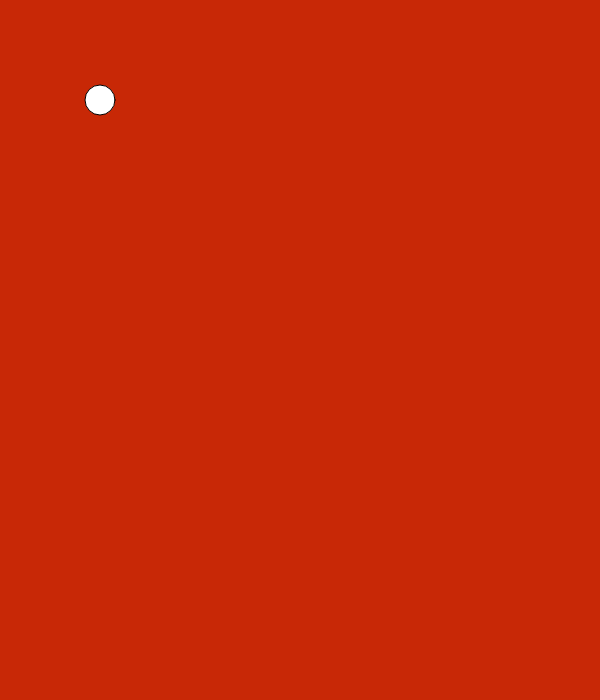
Frame 1 (no input)
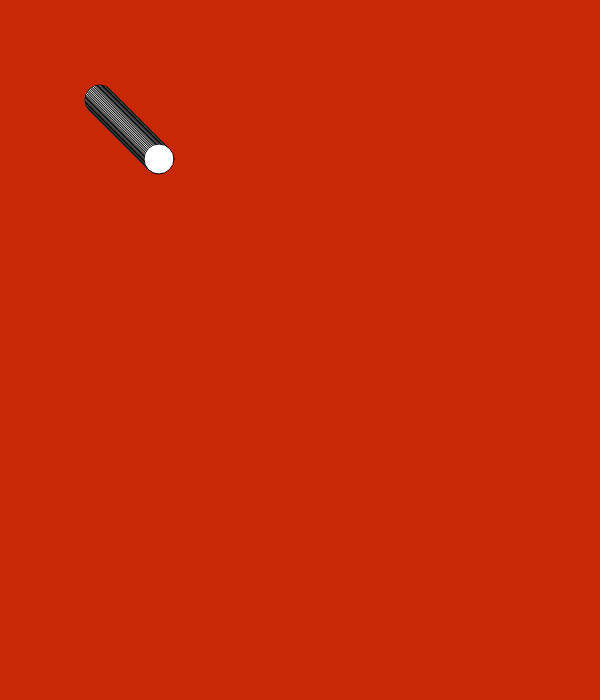
Frame 60 (no input)
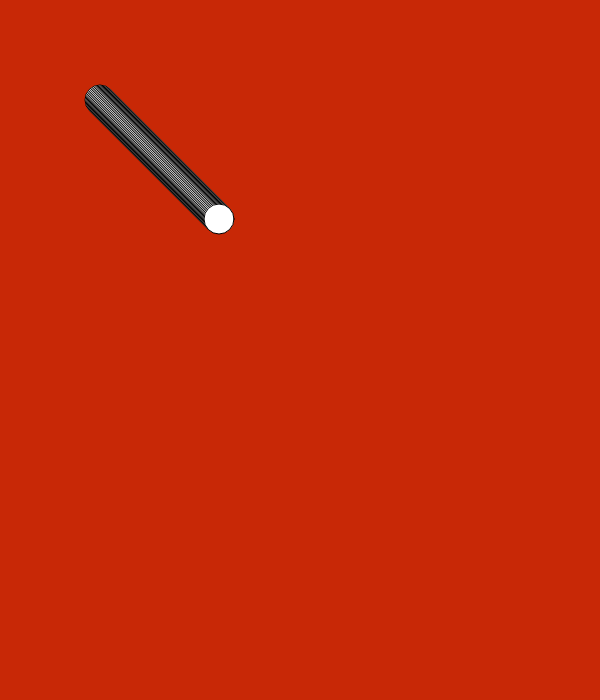
Frame 120 (the mouse pressed at the canvas centre since frame 60)

The p5.js sketch that drew these frames (run headless with seeded random() and noise() and a simulated clock; from frame 60 on, the mouse is pressed at the canvas centre):

// p5.js sketch
// ── sketch.js
function setup() {
    createCanvas(600,700);
    background(200, 40, 6);

}


// Variables to define ellipse position
var posX = 100;
var posY = 100;

function draw() {


    ellipse(posX,posY,30,30);

    // update posX every frame
    posX = posX + 1;
    posY = posY + 1;

}
